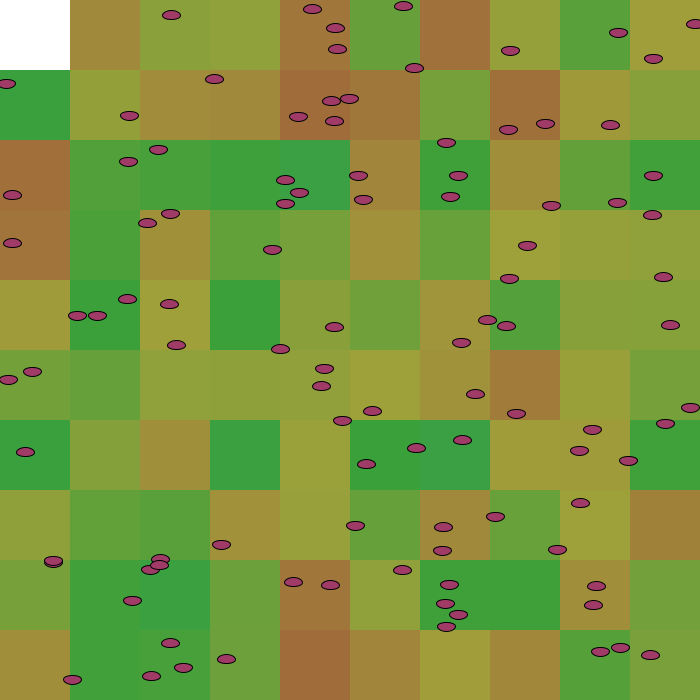
Frame 1 (no input)
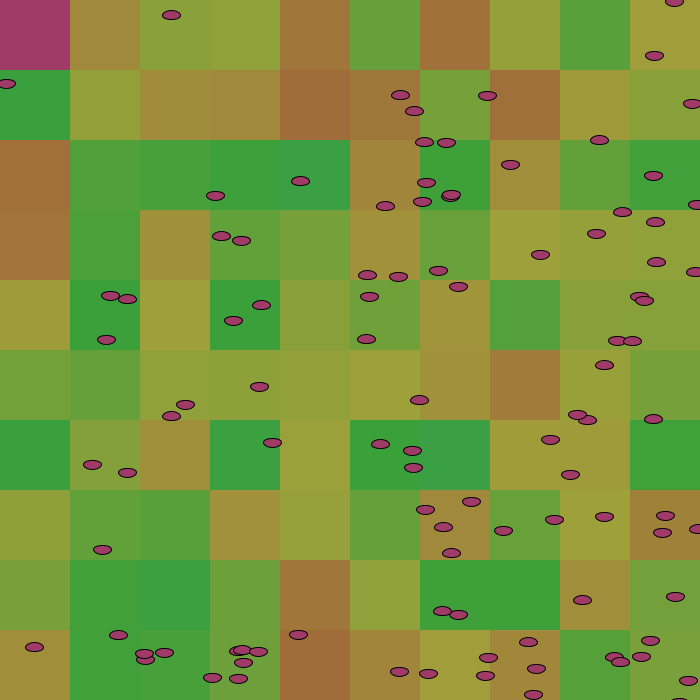
Frame 60 (the mouse pressed at the canvas centre just before this capture)
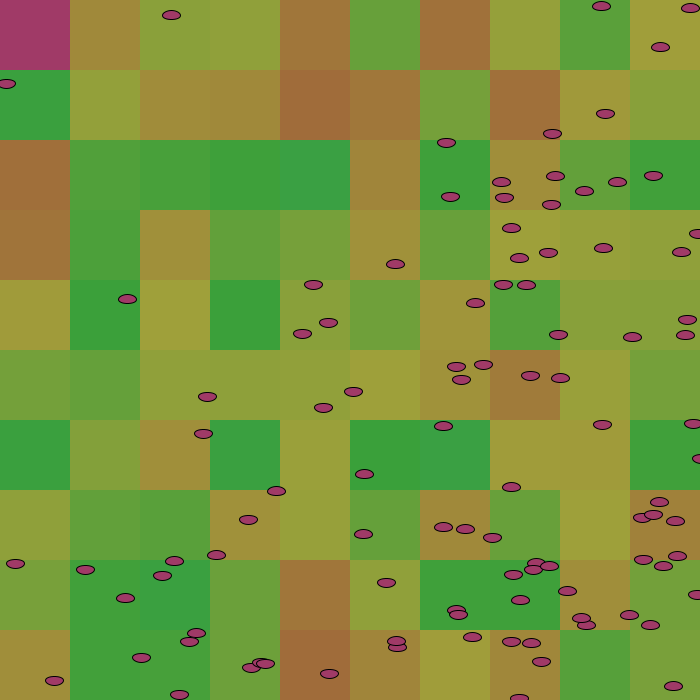
Frame 120 (the mouse held since frame 60 and released just before this capture)

The Processing sketch that drew these frames (run headless with seeded random() and noise(); from frame 60 on, the mouse is pressed at the canvas centre):

// Processing sketch: processing_77474
// ── processing_77474.pde

/*maybe try: 

if (currentAction == "pushed") {
    if (pushed.display(currentx,currenty))
          currentAction = "getup";
}
to designate "eaten" ???

*////////////////////////////////////////////

Cell[][] grid;
int maxPop = 1000;
int startPop = 100;
//Neme[] neme = new Neme[500];
Microbe[] microbe = new Microbe[maxPop];
//Timer timer;


// Number of columns and rows in the grid
int cols = 10;
int rows = 10;
//int totalNeme = 0;


void setup() {
size(700,700);
smooth();
colorMode(HSB);
frameRate(15);
int w = width/cols;
int h = height/rows;
grid = new Cell[cols][rows];


for(int i = 0; i < startPop; i++) {
microbe[i] = new Microbe();
}
//for(int i = 0; i < totalNeme; i++) {
//neme[i] = new Neme();
//}
// The counter variables i and j are also the column and row numbers
// In this example, they are used as arguments to the constructor for each object in the grid.
for (int i = 0; i < cols; i ++ ) {
for (int j = 0; j < rows; j ++ ) {
// Initialize each object
grid[i][j] = new Cell(i*w,j*h,w,h);
}
}
//timer = new Timer (10000);
//timer.start();
}

void draw() {
background(255);
noStroke();

//initialize grid function
for (int i = 0; i < cols; i ++ ) { 
for (int j = 0; j < rows; j ++ ) {
grid[i][j].display();
}
}

//if (timer.isFinished()) {
//neme[totalNeme] = new Neme();
//totalNeme++;
//if (totalNeme >= neme.length) {
//totalNeme = 0;
//}
//timer.start();
//}


//initialize nemetode functions
//for (int i = 0; i < totalNeme; i++) {
//neme[i].move();
//neme[i].display();
//neme[i].intercept();

//}

//initialize microbe functions
for (int i = 0; i < startPop; i++) {
microbe[i].move();
microbe[i].display();

//microbe[i].eat();
microbe[i].divide();
microbe[i].die();


}
//for(int i = 0; i < totalNeme; i++) {
//for (int j = 0; j < startPop; j++) {
//if (neme[i].intersect(microbe[j])) {
//microbe[j].eaten();
//}
//}
//}

//for(int i = 0; i < startPop; i++) {
//for(int j = 0; j < cols; j++ ) { 
//for (int k = 0; k < rows; k++ ) {
//if (microbe[i].intersect(grid[j][k])) { // && microbe[i].eaten()
//grid[j][k].state = grid[j][k].state + microbe[i].die;

//}
//}
///}
//}
} //end of draw

 /////////////////////////////////////////////////////////////////////////////////////////

////microbe class
class Microbe {
color c;
float r;
float state;
//float repstate;
//Pvector pos,vel,dir;
float x,y;
float searchDist; //water function -- ability to move
float maxVal; //awareness of cell.state
float die;

///microbe constructors
Microbe () {
c = color(236,162,160);
r = 18;
state = random(3,20);
//repstate = 12;
x = random(width);
y= random(height);
//pos = new PVector(_x,_y);
//vel = new PVector(0,0);
searchDist =3;
maxVal = 23;
die = (0.75 *(random(6,50)/random(6,50))- 0.05);
}

///microbe functions
void move() {
x += random(searchDist);
y += random(searchDist);

if (x > width || x < 0) {
searchDist *= -1;
}
if (y > height || y < 0) {
searchDist *= -1;
}
}

void display() {
stroke(0);
fill (c);
ellipse(x,y,r,r/2);
}

 

void divide() {
if(state > 12){
Microbe m = new Microbe();
microbe = (Microbe[]) append(microbe,m);
fill(150,162,160);
}
}

void die() {
if (state < 4) {
searchDist = 0;
//cell.state = cell.state/2 + 4;
}
}

boolean eaten() {
if (eaten() == true) {
return true; 
}else {
return false;
}
}

//boolean intersect(Cell c) {
//float distance = dist(x,y,c.x,c.y);
//if (distance == 0); if ("eaten" == true) { 
//(eaten())
//return true;
//} else {
//return false; 
//}
//}
} //end class Microbe

 

 /////////////////////////////////////////////////////////////////////////////////////////

///Neme 
class Neme {
float x,y;
float speed;
color c;
float r;

Neme() {
r = 60;
x = -r;
y = random(height);
speed = random(1,4);
c = color(170,192,153);
}

void move() {
x += speed;
}

boolean reachedSide() {
if (x > width + r*2) {
return true;
} else {
return false;
}
}


boolean intersect(Microbe d) {
float distance = dist(x,y,d.x,d.y);
if (distance < ((r + d.r)/3)) {
return true;
} else {
return false; 
}
}

void display() {
fill(c);
noStroke();
ellipse(x,y,r,r/30);
}


}

///timer
class Timer {
int savedTime;
int totalTime;
Timer(int tempTotalTime) {
totalTime = tempTotalTime;
}

void start() {
savedTime = millis();
}

boolean isFinished() {
int passedTime = millis() - savedTime;
if (passedTime > totalTime) {
return true;
} else {
return false;
}
}
}

 /////////////////////////////////////////////////////////////////////////////////////////

// A Cell object 
class Cell { 
float x,y; 
float w,h; 
float state;
float h1;
float h2;
float h3;
float s;
float b;

// Cell Constructor 
Cell(float tempX, float tempY, float tempW, float tempH) { 
x = tempX;
y = tempY;
w = tempW;
h = tempH;
state = int(random(6,50));
h1 = random(56,90); // POSSIBLE TO MAKE THIS INCREMENTAL? check colors
h2 = random(38,55);
h3 = random (20,37);
s=162;
b=160;
}


//display cell color according to CN value
void display() { 
noStroke();
rect(x,y,w,h);

if (state <= 20) { // NOT SURE ABOUT THIS ... ASSIGN COLOR RANGE TO STATE...
// darkest green
fill(h1,s,b);
} else if (state <= 35 && state >=21) { //HOW WRITE between 21-35? Use AND?
// medium green
fill(h2,s,b);
} else if (state <= 50 && state >= 36) { // 35-50
// brown
fill(h3,s,b);
}
}

}

 

 

 
